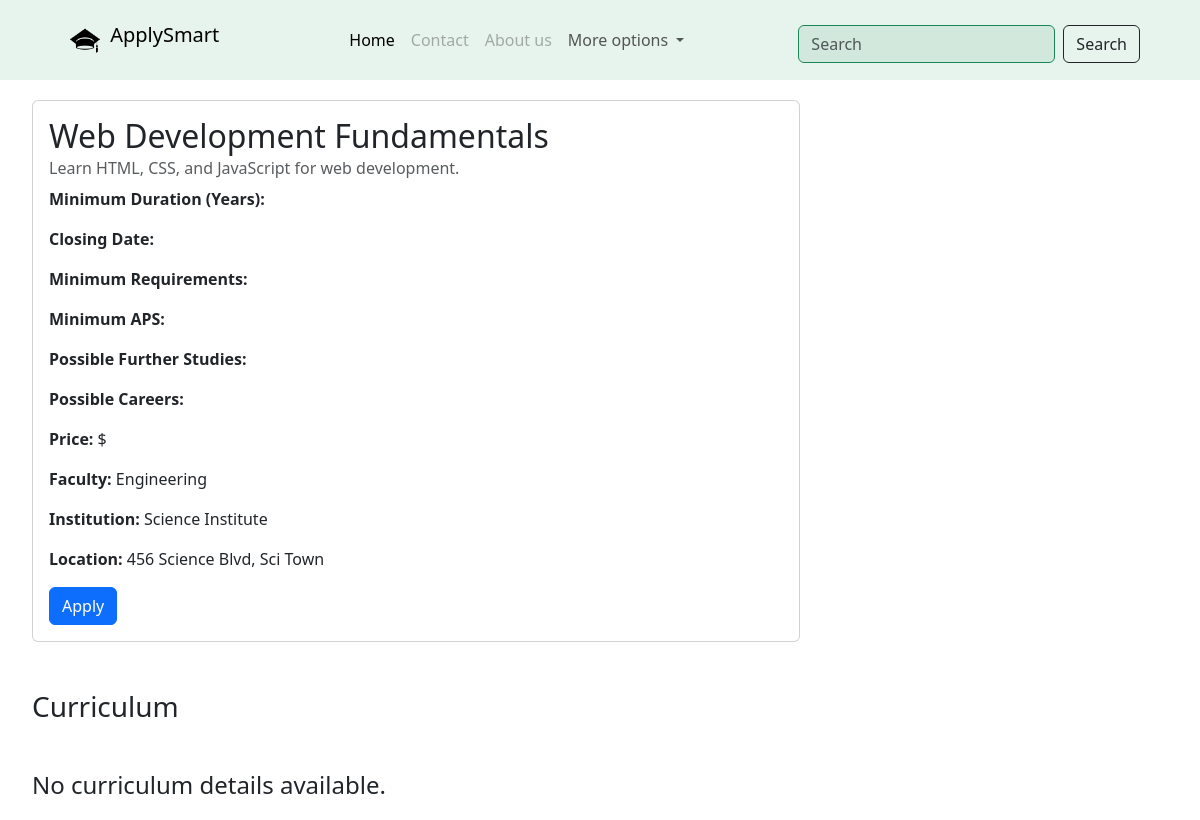
Page /Prospectus.php?course_id=9 on the committed database.
### tables this page shows
CREATE TABLE `courses` (
  `course_id` int(11) NOT NULL,
  `course_name` varchar(100) NOT NULL,
  `description` text DEFAULT NULL,
  `faculty_id` int(11) DEFAULT NULL,
  `institution_id` int(11) DEFAULT NULL,
  `created_at` timestamp NOT NULL DEFAULT current_timestamp(),
  `updated_at` timestamp NOT NULL DEFAULT current_timestamp() ON UPDATE current_timestamp(),
  `minimum_duration_years` int(11) DEFAULT NULL,
  `closing_date` date DEFAULT NULL,
  `subject_required` varchar(100) DEFAULT NULL,
  `admission_point_score` int(11) DEFAULT NULL,
  `possible_further_studies` varchar(255) DEFAULT NULL,
  `possible_careers` varchar(255) DEFAULT NULL,
  `price` decimal(10,2) DEFAULT NULL
);

CREATE TABLE `faculty` (
  `faculty_id` int(11) NOT NULL,
  `institution_id` int(11) NOT NULL,
  `department_name` varchar(100) DEFAULT NULL,
  `bio` text DEFAULT NULL
);

CREATE TABLE `institutions` (
  `institution_id` int(11) NOT NULL,
  `institution_name` varchar(100) NOT NULL,
  `location` varchar(100) DEFAULT NULL,
  `contact_info` varchar(255) DEFAULT NULL,
  `created_at` timestamp NOT NULL DEFAULT current_timestamp(),
  `updated_at` timestamp NOT NULL DEFAULT current_timestamp() ON UPDATE current_timestamp()
);

### models/Course.php (called while the page is built)
<?php
class Course
{
    private $courseId;
    private $db;
    public function __construct($courseId, $db)
    {
        $this->courseId = $courseId;
        $this->db = $db;
    }
    public function getCourseDetails() {
        try {
            $sql = "SELECT c.course_name, c.description, c.minimum_duration_years, c.closing_date,
                           c.subject_required, c.admission_point_score, c.possible_further_studies,
                           c.possible_careers, c.price, f.department_name as faculty_name,
                           i.institution_name, i.location as institution_location
                    FROM courses c
                    LEFT JOIN faculty f ON c.faculty_id = f.faculty_id
                    LEFT JOIN institutions i ON c.institution_id = i.institution_id
                    WHERE c.course_id = :course_id";
            $stmt = $this->db->prepare($sql);
            $stmt->bindParam(':course_id', $this->courseId, PDO::PARAM_INT);
            $stmt->execute();
            $course = $stmt->fetch(PDO::FETCH_ASSOC);
            return $course ? $course : null;
        } catch (PDOException $e) {
            error_log('Error: ' . $e->getMessage() . "\r\n", 3, 'E:\\xampp\\htdocs\\ApplySmart\\var\\log\\app_errors.log');
            echo 'An error occurred while retrieving course details. Please try again later.';
            return null;
        }
    }
    public function getCurriculumDetails() {
        try {
            $sql = "SELECT
                        m.code,
                        m.name,
                        m.nqf_level,
                        m.credits,
                        m.prerequisite_modules,
                        cm.curriculum_id,
                        m.module_id,
                        c.course_id,
                        c.year,
                        c.semester,
                        c.total_credits
                    FROM
                        modules m
                    JOIN
                        curriculum_modules cm ON m.module_id = cm.module_id
                    JOIN
                        curriculum c ON cm.curriculum_id = c.curriculum_id
                    WHERE
                        course_id = :course_id;
                    ";
            $stmt = $this->db->prepare($sql);
            $stmt->bindParam(':course_id', $this->courseId);
            $stmt->execute();
            return $stmt->fetchAll(PDO::FETCH_ASSOC);
        } catch (Exception $e) {
            $errorMessage = sprintf(
                "Error: %s in %s on line %d\r\n",
                $e->getMessage(),
                $e->getFile(),
                $e->getLine()
            );
            error_log($errorMessage, 3, 'E:\\xampp\\htdocs\\ApplySmart\\var\\log\\app_errors.log');
            return [];
        }
    }
}
?>

### Prospectus.php (the view, shortened to what this page needs)
<?php
require_once 'models/Course.php';
$database = new Database();
$db = $database->getConnection();
$course_id = isset($_GET['course_id']) ? intval($_GET['course_id']) : 0;
$course = new Course($course_id, $db);
$courseDetails = $course->getCourseDetails();
$curriculumDetails = $course->getCurriculumDetails();
?>
<!DOCTYPE html>
<html lang="en">
<head>
    <link rel="stylesheet" href="https://cdn.jsdelivr.net/npm/bootstrap@5.3.3/dist/css/bootstrap.min.css">
</head>
<body>
    <?php include 'navBar.php'; ?>
    <div class="container course-details">
        <?php if ($courseDetails): ?>
            <div class="card" style="width: 48rem;">
                <div class="card-body">
                    <div class="d-flex justify-content-center row">
                        <h2 class="card-title"><?php echo htmlspecialchars($courseDetails['course_name']); ?></h2>
                        <h6 class="card-subtitle mb-2 text-body-secondary"><?php echo htmlspecialchars($courseDetails['description']); ?></h6>
                    </div>
                    <p class="card-text"><strong>Minimum Duration (Years):</strong> <?php echo htmlspecialchars($courseDetails['minimum_duration_years']); ?></p>
                    <p class="card-text"><strong>Closing Date:</strong> <?php echo htmlspecialchars($courseDetails['closing_date']); ?></p>
                    <p class="card-text"><strong>Minimum Requirements:</strong> <?php echo htmlspecialchars($courseDetails['subject_required']); ?></p>
                    <p class="card-text"><strong>Minimum APS:</strong> <?php echo htmlspecialchars($courseDetails['admission_point_score']); ?></p>
                    <p class="card-text"><strong>Possible Further Studies:</strong> <?php echo htmlspecialchars($courseDetails['possible_further_studies']); ?></p>
                    <p class="card-text"><strong>Possible Careers:</strong> <?php echo htmlspecialchars($courseDetails['possible_careers']); ?></p>
                    <p class="card-text"><strong>Price:</strong> $<?php echo htmlspecialchars($courseDetails['price']); ?></p>
                    <p class="card-text"><strong>Faculty:</strong> <?php echo htmlspecialchars($courseDetails['faculty_name']); ?></p>
                    <p class="card-text"><strong>Institution:</strong> <?php echo htmlspecialchars($courseDetails['institution_name']); ?></p>
                    <p class="card-text"><strong>Location:</strong> <?php echo htmlspecialchars($courseDetails['institution_location']); ?></p>
                    <a href="application_form.php?course_id=<?php echo urlencode($course_id); ?>" class="btn btn-primary">Apply</a>
                </div>
            </div>
            <h3 class="my-5">Curriculum</h3>
            <?php if (count($curriculumDetails) > 0): ?>
                <?php
                $currentYear = '';
                $currentSemester = '';
                $semesterCredits = 0;
                $total_year_credit = 0;
                $final_year_credit = 0;
                $qualification_credits = 0;
                function printTableHeader($year) {
                    $yearName = match($year) {
                        1 => 'FIRST YEAR',
                        2 => 'SECOND YEAR',
                        default => 'THIRD YEAR'
                    };
                    echo "<table class='table table-borderless'>
                        <thead class=\"table-success\">
                            <tr>
                                <th colspan='5'>{$yearName}</th>
                            </tr>
                        </thead>
                        <thead class=\"table-light\">
                            <tr>
                                <th>CODE</th>
                                <th>MODULE</th>
                                <th>NQF-L</th>
                                <th>CREDIT</th>
                                <th>PREREQUISITE MODULE(S)</th>
                            </tr>
                        </thead>
                        <tbody>";
                }
                function printTableFooter($year, $total_year_credit) {
                    $yearName = match($year) {
                        1 => 'FIRST YEAR',
                        2 => 'SECOND YEAR',
                        default => 'THIRD YEAR'
                    };
                    echo "<tr>
                        <td colspan='3'>
                            <strong>TOTAL CREDITS FOR THE {$yearName}: </strong>
                        </td>
                        <td colspan='2'>
                            <strong> {$total_year_credit}</strong>
                        </td>
                        </tr>";
                }
                foreach ($curriculumDetails as $row) {
                    $prerequisites = $row['prerequisite_modules'] ? $row['prerequisite_modules'] : 'None';
                    $prerequisitesArray = explode(',', $prerequisites);
                    if ($currentSemester != $row['semester'] && $row['credits'] > 10) {
                        if ($row['total_credits'] == $semesterCredits) {
                            echo "<tr>
                                <td colspan='3'><strong>TOTAL CREDITS FOR {$currentSemester} SEMESTER:</strong></td>
                                <td><strong>{$row['total_credits']}</strong></td>
                                <td><strong></strong></td>
                                </tr>";
                                $semesterCredits = 0;
                        }
                        $currentSemester = $row['semester'];
                        if($currentYear == $row['year'])
                        {
                            echo "<thead>
                            <tr>
                                <th colspan='5'>{$currentSemester} SEMESTER</th>
                            </tr>
                        </thead>";
                        }
                    }
                    if ($currentYear != $row['year']) {
                        if ($currentYear != '') {
                            printTableFooter($currentYear, $total_year_credit);
                            echo "</tr>
                                    </tbody>
                                    </table>";
                            $total_year_credit = 0;
                        }
                        $currentYear = $row['year'];
                        printTableHeader($currentYear);
                    }
                    $semesterCredits += $row['credits'];
                    $total_year_credit += $row['credits'];
                    $final_year_credit = $total_year_credit;
                    $qualification_credits += $row['credits'];
                    echo "<tr>
                        <td>" . htmlspecialchars($row['code']) . "</td>
                        <td>" . htmlspecialchars($row['name']) . "</td>
                        <td>" . htmlspecialchars($row['nqf_level']) . "</td>
                        <td>" . htmlspecialchars($row['credits']) . "</td>
                        <td>";
                    foreach ($prerequisitesArray as $prerequisite) {
                        echo htmlspecialchars(trim($prerequisite)) . '<br>';
                    }
                    echo "</td>
                    </tr>";
                }
                if ($currentYear != '') {
                    echo "<tr>
                    <td colspan='3'><strong>TOTAL CREDITS FOR {$currentSemester} SEMESTER:</strong></td>
                    <td><strong>{$row['total_credits']}</strong></td>
                    <td><strong></strong></td>
                    </tr>";
                    printTableFooter($currentYear, $final_year_credit);
                    echo "
                    <tr>
                        <td colspan='3'>
                            <strong>TOTAL CREDITS FOR THE QUALIFICATION: </strong>
                        </td>
                        <td colspan='2'>
                            <strong> {$qualification_credits}</strong>
                        </td>
                    </tr>
                    </tbody>
                    </table>";
                }
                ?>
            <?php else: ?>
                <h4>No curriculum details available.</h4>
            <?php endif; ?>
        <?php else: ?>
            <h1>Course not found.</h1>
        <?php endif; ?>
    </div>
</body>
</html>

### Prospectus.php (style rules this page uses)
.course-details { margin: 20px; }

### rows in the picture
courses: course_name "Web Development Fundamentals", description "Learn HTML, CSS, and JavaScript for web development.", faculty.department_name "Engineering", institution.institution_name "Science Institute", institution.location "456 Science Blvd, Sci Town"
